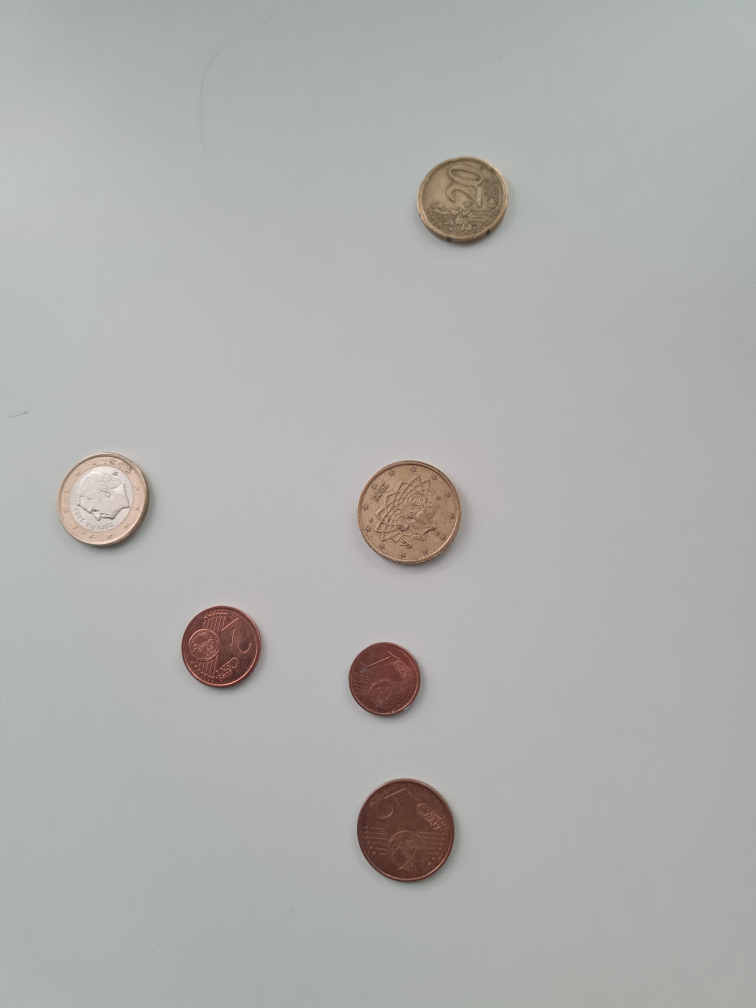
#> input picture p3/monedas1.jpg, 3024 x 4032 px (shown at 1/4 size)
$ jupyter execute o.ipynb
#> lines starting #> are read from the running program, lines starting #| are printed output that depends on the picture; after the words box and inside, x2 and y2 are one past the last pixel; in counts of white or black regions, pixels touching at a corner belong together
[cell 1]
import numpy as np
import cv2
import matplotlib.pyplot as plt

img = cv2.imread("monedas1.jpg")
#> img is the input picture: shape (4032, 3024, 3); mean B, G, R 172.8, 174.9, 174.5
img = cv2.resize(img , (640 , 800))
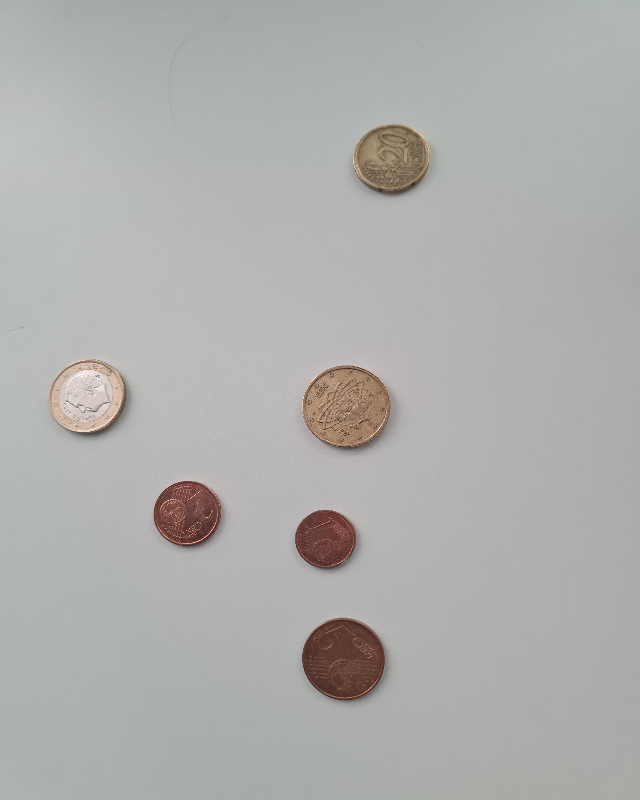
#> img: shape (800, 640, 3); mean B, G, R 172.7, 174.8, 174.5
image_copy = img.copy()
img = cv2.GaussianBlur(img , (7 , 7) , 3)

gray = cv2.cvtColor(img , cv2.COLOR_BGR2GRAY)
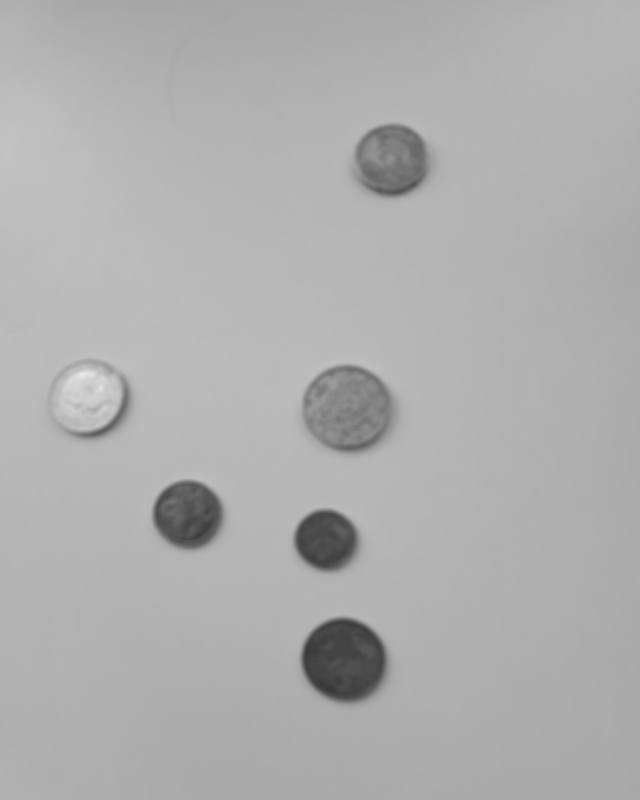
#> gray: shape (800, 640); min 56, max 232, mean 174.5
ret , thresh = cv2.threshold(gray , 190 , 255 , cv2.THRESH_BINARY)
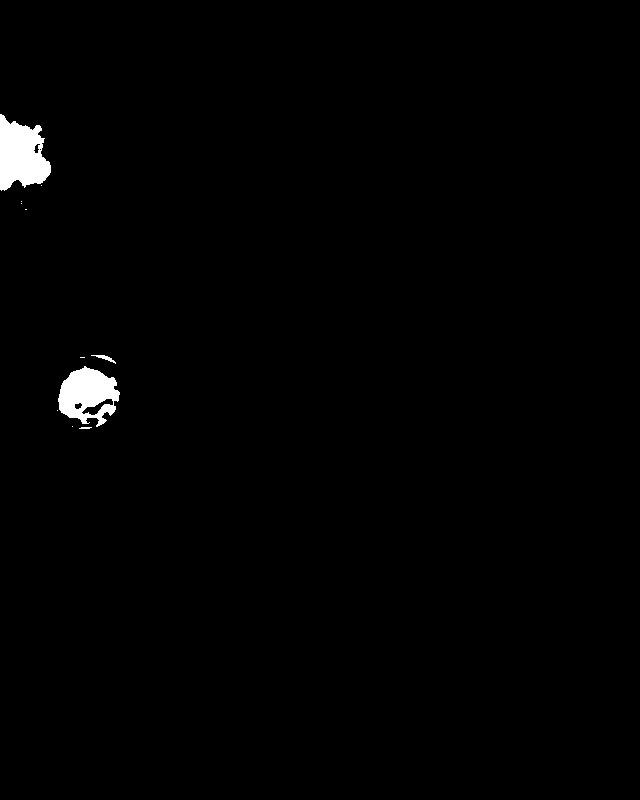
#> thresh: shape (800, 640); 1% white; 11 white regions (7 under 20 px)

contours , _ = cv2.findContours(thresh , cv2.RETR_TREE , cv2.CHAIN_APPROX_NONE)
#> contours = 15 contours, 9 with area under 20; largest, box (x1, y1, x2, y2) and area: (0, 114, 51, 191) 2624, (58, 366, 120, 427) 2430, (81, 398, 114, 416) 210, (91, 355, 116, 364) 44, (74, 402, 83, 410) 40, (33, 143, 41, 154) 40
area = {}
for i in range(len(contours)):
    cnt = contours[i]
    ar = cv2.contourArea(cnt)
    area[i] = ar
#> this loop made 15 passes
#> ar on passes 1, 4, 5, 6, 7, 8, 13, 15: 9, 2430, 40.5, 209.5, 0, 44, 2624, 39.5
#> (cnt, ar) on passes 2, 3, 9, 10, 11, 12: ([[72, 426]], 0), ([[57, 410]], 0), ([[25, 209], [26, 209]], 0), ([[21, 203]], 0), ([[21, 201]], 0), ([[41, 185]], 0)
#> after the loop, area = 15 items
srt = sorted(area.items() , key = lambda x : x[1] , reverse = True)
#> srt = [(12, 2624), (3, 2430), (5, 209.5), (7, 44), (4, 40.5), (14, 39.5), (0, 9), (13, 2), (1, 0), (2, 0), (6, 0), (8, 0), (9, 0), (10, 0), (11, 0)]
results = np.array(srt).astype("int")
#> results = 15 rows, first 8: [12, 2624], [3, 2430], [5, 209], [7, 44], [4, 40], [14, 39], [0, 9], [13, 2]
num = np.argwhere(results[: , 1] > 500).shape[0]
#> num = 2

for i in range(1 , num):
    image_copy = cv2.drawContours(image_copy , contours , results[i , 0] ,
                                  (0 , 255 , 0) , 3)
#> this loop made 1 pass
#> pass 1, `image_copy = cv2.drawContours(image_copy , contours , results[i , 0] ,..`:
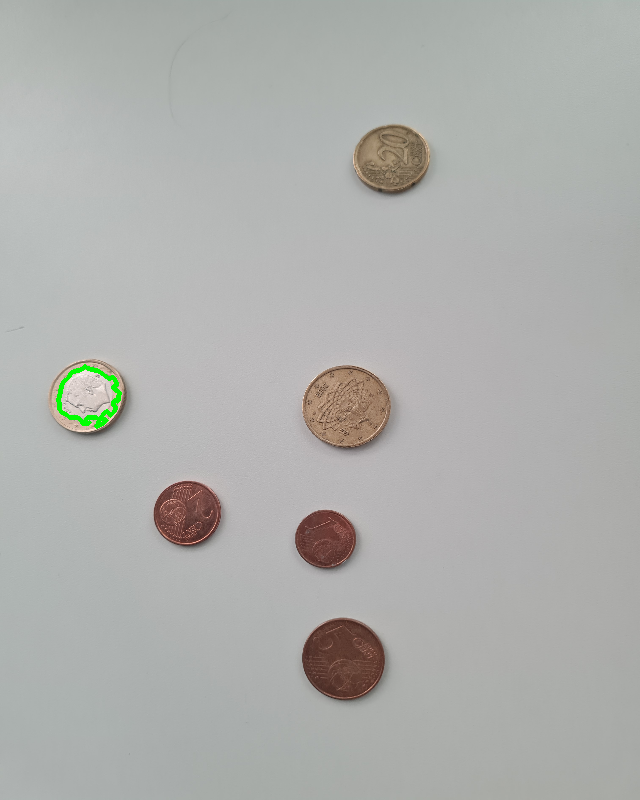
#> image_copy: shape (800, 640, 3); 0.2% of pixels changed, all inside (x1, y1, x2, y2) = (56, 364, 122, 429)
print("Number of coins is " , num - 1)
#| Number of coins is  1
# cv2.imshow("final" , image_copy)
plt.imshow(image_copy)

$ run again, with p3/monedas4.jpg copied over p3/monedas1.jpg
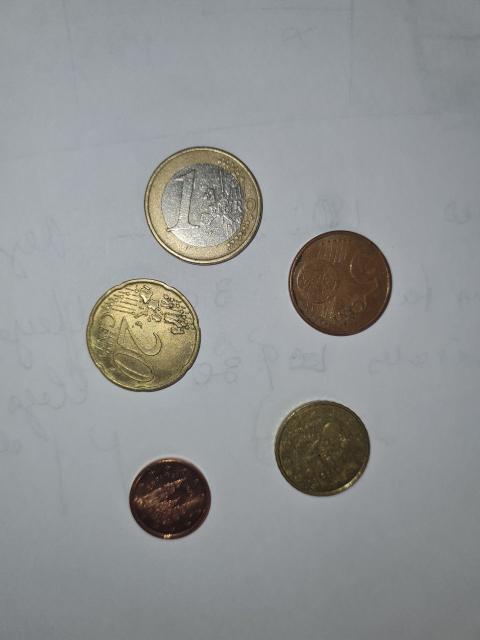
#> input picture p3/monedas4.jpg, 960 x 1280 px (shown at 1/2 size)
#> img is the input picture: shape (1280, 960, 3); mean B, G, R 146.1, 146, 144
#> `gray = cv2.cvtColor(img , cv2.COLOR_BGR2GRAY)`:
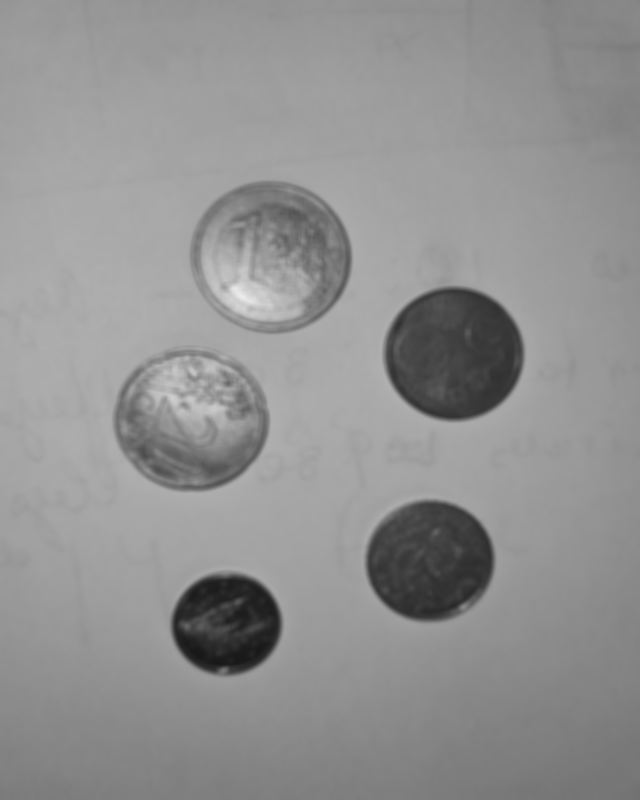
#> gray: shape (800, 640); min 23, max 237, mean 145.4
#> `ret , thresh = cv2.threshold(gray , 190 , 255 , cv2.THRESH_BINARY)`:
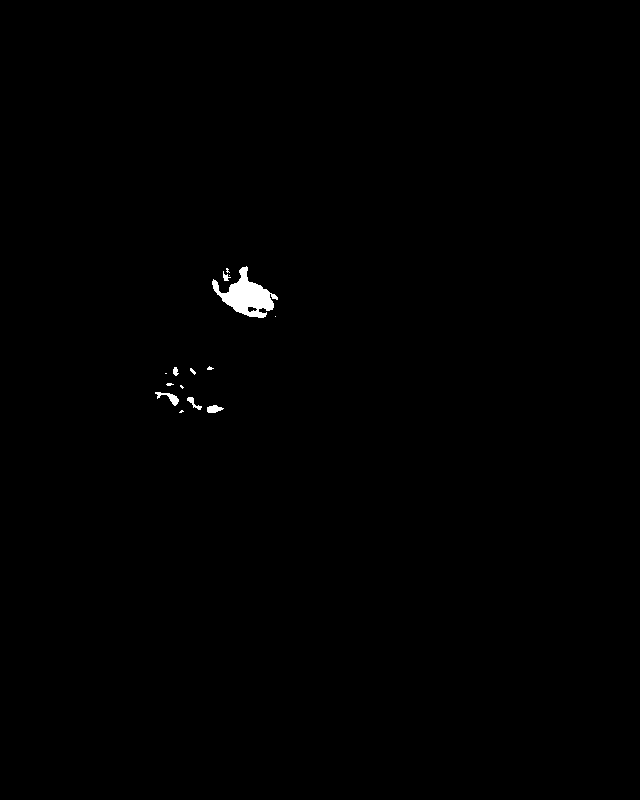
#> thresh: shape (800, 640); 0.38% white; 15 white regions (8 under 20 px)
#> contours = 16 contours, 9 with area under 20; largest, box (x1, y1, x2, y2) and area: (212, 266, 278, 318) 1424, (155, 392, 179, 406) 94, (207, 405, 224, 413) 75, (187, 397, 202, 410) 47, (247, 306, 258, 313) 42, (173, 367, 179, 376) 26, (223, 271, 231, 281) 22
#> the loop `for i in range(len(contours)):` made 16 passes
#> ar on passes 1, 2, 3, 4, 5, 6, 8, 9: 4, 75, 47, 94.5, 4.5, 9, 13.5, 26
#> after the loop `for i in range(len(contours)):`: area = 16 items
#> srt = [(14, 1423.5), (3, 94.5), (1, 75), (2, 47), (15, 41.5), (8, 26), (12, 21.5), (7, 13.5), (9, 9.5), (5, 9), (4, 4.5), (13, 4.5), (0, 4), (6, 0), (10, 0), (11, 0)]
#> results = 16 rows, first 8: [14, 1423], [3, 94], [1, 75], [2, 47], [15, 41], [8, 26], [12, 21], [7, 13]
#| Number of coins is  0
